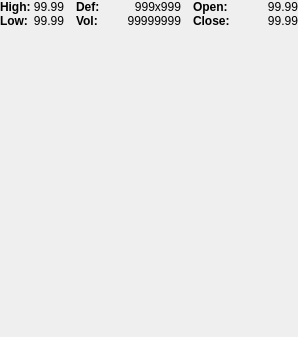
<?xml version="1.0" encoding="UTF-8"?>
<ui version="4.0">
 <class>BookViewWindow</class>
 <widget class="QWidget" name="BookViewWindow">
  <property name="geometry">
   <rect>
    <x>0</x>
    <y>0</y>
    <width>298</width>
    <height>337</height>
   </rect>
  </property>
  <property name="windowTitle">
   <string>Book View - Spire</string>
  </property>
  <property name="windowIcon">
   <iconset resource="../../LegacyResources/LegacyResources.qrc">
    <normaloff>:/icons/book_blue.png</normaloff>:/icons/book_blue.png</iconset>
  </property>
  <layout class="QVBoxLayout" name="verticalLayout" stretch="0,1">
   <property name="spacing">
    <number>0</number>
   </property>
   <property name="leftMargin">
    <number>0</number>
   </property>
   <property name="topMargin">
    <number>0</number>
   </property>
   <property name="rightMargin">
    <number>0</number>
   </property>
   <property name="bottomMargin">
    <number>0</number>
   </property>
   <item>
    <layout class="QHBoxLayout" name="m_technicalsLayout" stretch="1,0,2,0,2">
     <property name="spacing">
      <number>2</number>
     </property>
     <item>
      <layout class="QGridLayout" name="m_highLowLayout">
       <property name="sizeConstraint">
        <enum>QLayout::SetMinimumSize</enum>
       </property>
       <property name="verticalSpacing">
        <number>0</number>
       </property>
       <item row="1" column="0">
        <widget class="QLabel" name="m_lowLabel">
         <property name="font">
          <font>
           <weight>75</weight>
           <bold>true</bold>
          </font>
         </property>
         <property name="text">
          <string>Low:</string>
         </property>
        </widget>
       </item>
       <item row="0" column="0">
        <widget class="QLabel" name="m_highLabel">
         <property name="font">
          <font>
           <weight>75</weight>
           <bold>true</bold>
          </font>
         </property>
         <property name="text">
          <string>High:</string>
         </property>
        </widget>
       </item>
       <item row="0" column="1">
        <widget class="Spire::LegacyUI::ValueLabel" name="m_highValue">
         <property name="text">
          <string>99.99</string>
         </property>
         <property name="alignment">
          <set>Qt::AlignRight|Qt::AlignTrailing|Qt::AlignVCenter</set>
         </property>
        </widget>
       </item>
       <item row="1" column="1">
        <widget class="Spire::LegacyUI::ValueLabel" name="m_lowValue">
         <property name="text">
          <string>99.99</string>
         </property>
         <property name="alignment">
          <set>Qt::AlignRight|Qt::AlignTrailing|Qt::AlignVCenter</set>
         </property>
        </widget>
       </item>
      </layout>
     </item>
     <item>
      <spacer name="m_highQuantitySpacer">
       <property name="orientation">
        <enum>Qt::Horizontal</enum>
       </property>
       <property name="sizeType">
        <enum>QSizePolicy::Preferred</enum>
       </property>
       <property name="sizeHint" stdset="0">
        <size>
         <width>10</width>
         <height>20</height>
        </size>
       </property>
      </spacer>
     </item>
     <item>
      <layout class="QGridLayout" name="m_volumeLayout">
       <property name="verticalSpacing">
        <number>0</number>
       </property>
       <item row="1" column="1">
        <widget class="Spire::LegacyUI::ValueLabel" name="m_volumeValue">
         <property name="text">
          <string>99999999</string>
         </property>
         <property name="alignment">
          <set>Qt::AlignRight|Qt::AlignTrailing|Qt::AlignVCenter</set>
         </property>
        </widget>
       </item>
       <item row="1" column="0">
        <widget class="QLabel" name="m_volumeLabel">
         <property name="font">
          <font>
           <weight>75</weight>
           <bold>true</bold>
          </font>
         </property>
         <property name="text">
          <string>Vol:</string>
         </property>
        </widget>
       </item>
       <item row="0" column="0">
        <widget class="QLabel" name="m_defaultQuantityLabel">
         <property name="font">
          <font>
           <weight>75</weight>
           <bold>true</bold>
          </font>
         </property>
         <property name="text">
          <string>Def:</string>
         </property>
        </widget>
       </item>
       <item row="0" column="1">
        <widget class="Spire::LegacyUI::ValueLabel" name="m_defaultQuantityValue">
         <property name="text">
          <string>999x999</string>
         </property>
         <property name="alignment">
          <set>Qt::AlignRight|Qt::AlignTrailing|Qt::AlignVCenter</set>
         </property>
        </widget>
       </item>
      </layout>
     </item>
     <item>
      <spacer name="m_quantityOpenSpacer">
       <property name="orientation">
        <enum>Qt::Horizontal</enum>
       </property>
       <property name="sizeType">
        <enum>QSizePolicy::Preferred</enum>
       </property>
       <property name="sizeHint" stdset="0">
        <size>
         <width>10</width>
         <height>20</height>
        </size>
       </property>
      </spacer>
     </item>
     <item>
      <layout class="QGridLayout" name="m_openLayout">
       <property name="verticalSpacing">
        <number>0</number>
       </property>
       <item row="1" column="1">
        <widget class="Spire::LegacyUI::ValueLabel" name="m_openValue">
         <property name="text">
          <string>99.99</string>
         </property>
         <property name="alignment">
          <set>Qt::AlignRight|Qt::AlignTrailing|Qt::AlignVCenter</set>
         </property>
        </widget>
       </item>
       <item row="1" column="0">
        <widget class="QLabel" name="m_openLabel">
         <property name="font">
          <font>
           <weight>75</weight>
           <bold>true</bold>
          </font>
         </property>
         <property name="text">
          <string>Open:</string>
         </property>
        </widget>
       </item>
       <item row="2" column="0">
        <widget class="QLabel" name="m_closeLabel">
         <property name="font">
          <font>
           <weight>75</weight>
           <bold>true</bold>
          </font>
         </property>
         <property name="text">
          <string>Close:</string>
         </property>
        </widget>
       </item>
       <item row="2" column="1">
        <widget class="Spire::LegacyUI::ValueLabel" name="m_closeValue">
         <property name="text">
          <string>99.99</string>
         </property>
         <property name="alignment">
          <set>Qt::AlignRight|Qt::AlignTrailing|Qt::AlignVCenter</set>
         </property>
        </widget>
       </item>
      </layout>
     </item>
    </layout>
   </item>
   <item>
    <layout class="QHBoxLayout" name="m_panelLayout">
     <property name="spacing">
      <number>0</number>
     </property>
     <item>
      <widget class="Spire::BookViewPanel" name="m_bidPanel" native="true"/>
     </item>
     <item>
      <widget class="Spire::BookViewPanel" name="m_askPanel" native="true"/>
     </item>
    </layout>
   </item>
  </layout>
 </widget>
 <customwidgets>
  <customwidget>
   <class>Spire::BookViewPanel</class>
   <extends>QWidget</extends>
   <header>Spire/BookView/BookViewPanel.hpp</header>
   <container>1</container>
  </customwidget>
  <customwidget>
   <class>Spire::LegacyUI::ValueLabel</class>
   <extends>QLabel</extends>
   <header>Spire/LegacyUI/ValueLabel.hpp</header>
  </customwidget>
 </customwidgets>
 <resources>
  <include location="../../LegacyResources/LegacyResources.qrc"/>
 </resources>
 <connections/>
</ui>
